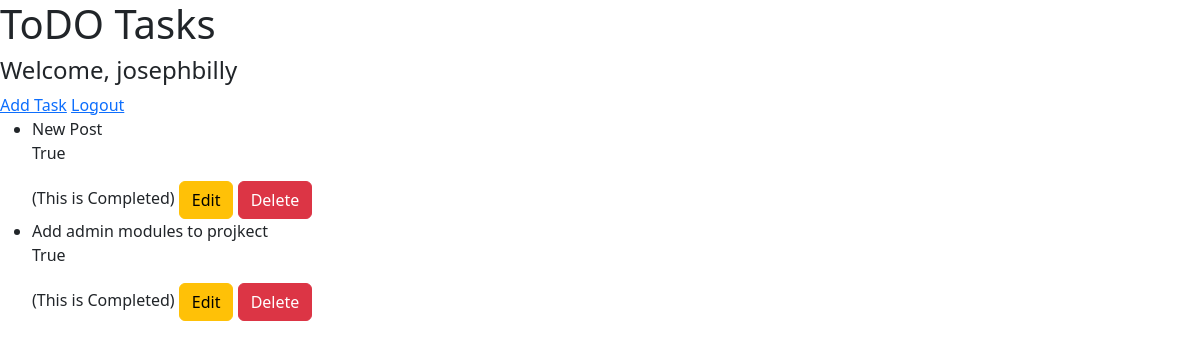
Screenshot of /todo/ (signed in) with the database file from the repository.
### accounts/models.py (models this page shows)
class CustomUser(AbstractUser):
    bio = models.TextField(null=True, blank=True)
    test = models.TextField(null=True, blank=True)
    '''
     null
       definition : the column will store records as NULL if no input is given
       usage : applies to the database layer
       default: False
     blank
       definition : if you want to allow empty values when submitting the form
       usage : if you want to allow empty values when submitting the form

    '''

### todo/models.py (models this page shows, shortened)
class Task(models.Model):
    title = models.CharField(max_length=100)
    completed = models.BooleanField(default=False)

### todo/views.py (the view)
# urls.py: path('todo/', task_list, name="todoapp" ),
def task_list(request):
    tasks = Task.objects.all()
    '''
      id, title , completed
      [
      {
        "id" : 1,
        "title" : "Task 1",
        "completed" : False
      },
      {
        "id" : 2,
        "title" : "Task 1",
        "completed" : False
      }
      --------

      ]
    '''
    return render(request, 'todo/task_list.html', {'tasks': tasks})

### todo/templates/todo/task_list.html (shortened to what this page needs)
<!DOCTYPE html>
<html lang="en">
<head>
    <link href="https://cdn.jsdelivr.net/npm/bootstrap@5.3.3/dist/css/bootstrap.min.css" rel="stylesheet">
</head>
<body>
<h1>ToDO Tasks</h1>
<h4>Welcome, {{ user.username }}</h4>
<a href="{%  url 'task_create'  %}">Add Task</a>
<a href="{% url 'logout' %}">Logout</a>
<ul>
    {% for task in tasks%}
        <li>
            {{task.title}}
            <p>{{ task.completed}}</p>
            <span>{% if task.completed %} (This is Completed) {% endif %}</span>
              <a type="btn" class="btn btn-warning"
               href="{% url 'task_update' task.pk%}">
                Edit</a>
            <a type="btn" class="btn btn-danger"
               href="{% url 'task_delete' task.pk%}">
                Delete</a>
        </li>
    {% endfor %}
</ul>
</body>
</html>

### rows the page displays
CustomUser: username "josephbilly"
Task: title "New Post", completed "True", shows "(This is Completed)"
Task: title "Add admin modules to projkect", completed "True", shows "(This is Completed)"
